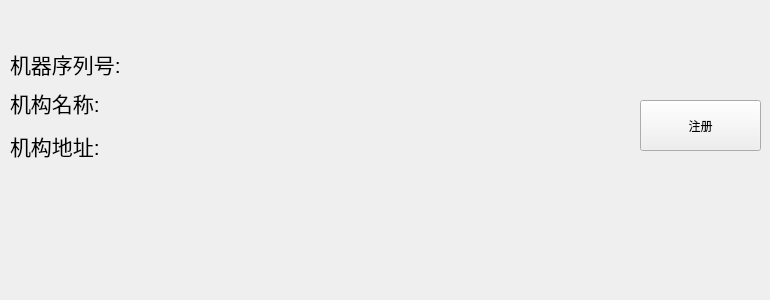
       <widget class="QWidget" name="page_43">
        <widget class="QPushButton" name="pushButton_register">
         <property name="geometry">
          <rect>
           <x>640</x>
           <y>100</y>
           <width>121</width>
           <height>51</height>
          </rect>
         </property>
         <property name="text">
          <string>注册</string>
         </property>
        </widget>
        <widget class="QLabel" name="label_296">
         <property name="geometry">
          <rect>
           <x>10</x>
           <y>50</y>
           <width>161</width>
           <height>27</height>
          </rect>
         </property>
         <property name="font">
          <font>
           <pointsize>16</pointsize>
          </font>
         </property>
         <property name="layoutDirection">
          <enum>Qt::RightToLeft</enum>
         </property>
         <property name="text">
          <string>机器序列号:</string>
         </property>
        </widget>
        <widget class="QLabel" name="label_machine_serial">
         <property name="geometry">
          <rect>
           <x>180</x>
           <y>50</y>
           <width>381</width>
           <height>27</height>
          </rect>
         </property>
         <property name="font">
          <font>
           <pointsize>16</pointsize>
          </font>
         </property>
         <property name="text">
          <string/>
         </property>
        </widget>
        <widget class="QLabel" name="label_298">
         <property name="geometry">
          <rect>
           <x>10</x>
           <y>130</y>
           <width>161</width>
           <height>31</height>
          </rect>
         </property>
         <property name="font">
          <font>
           <pointsize>16</pointsize>
          </font>
         </property>
         <property name="layoutDirection">
          <enum>Qt::RightToLeft</enum>
         </property>
         <property name="text">
          <string>机构地址:</string>
         </property>
        </widget>
        <widget class="QLabel" name="label_cmp_name">
         <property name="geometry">
          <rect>
           <x>180</x>
           <y>90</y>
           <width>431</width>
           <height>27</height>
          </rect>
         </property>
         <property name="font">
          <font>
           <pointsize>16</pointsize>
          </font>
         </property>
         <property name="text">
          <string/>
         </property>
        </widget>
        <widget class="QLabel" name="label_cmp_addr">
         <property name="geometry">
          <rect>
           <x>180</x>
           <y>140</y>
           <width>431</width>
           <height>151</height>
          </rect>
         </property>
         <property name="font">
          <font>
           <pointsize>16</pointsize>
          </font>
         </property>
         <property name="text">
          <string/>
         </property>
         <property name="alignment">
          <set>Qt::AlignLeading|Qt::AlignLeft|Qt::AlignTop</set>
         </property>
         <property name="wordWrap">
          <bool>true</bool>
         </property>
        </widget>
        <widget class="QLabel" name="label_40">
         <property name="geometry">
          <rect>
           <x>10</x>
           <y>87</y>
           <width>161</width>
           <height>31</height>
          </rect>
         </property>
         <property name="font">
          <font>
           <pointsize>16</pointsize>
          </font>
         </property>
         <property name="layoutDirection">
          <enum>Qt::RightToLeft</enum>
         </property>
         <property name="text">
          <string>机构名称:</string>
         </property>
        </widget>
       </widget>
